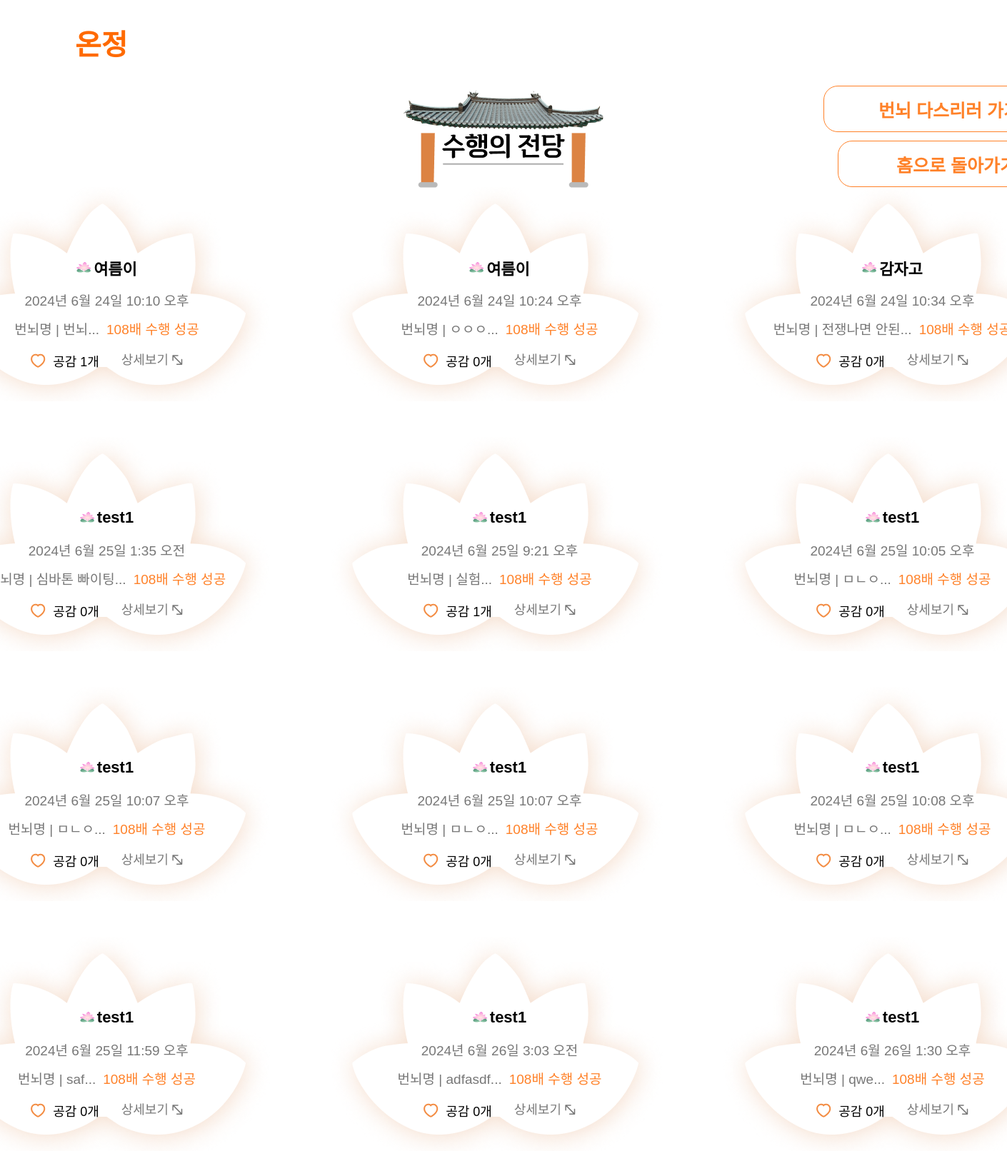
/post/community_108/, run on the app's committed database.
### post/models.py (models this page shows)
class SharedWish(models.Model):
    title = models.CharField(max_length=50)
    user = models.ForeignKey(User, on_delete=models.CASCADE)
    text = models.TextField()
    created_at = models.DateTimeField(auto_now_add=True)
    like = models.ManyToManyField(User, related_name='sharedwish_likes', blank=True)
    like_count = models.IntegerField(default=0)
    num108_count = models.IntegerField(default=0)
    def summary(self):
        return self.title[:7] + "..."

### post/views.py (the view)
# urls.py: path('community_108/', community_108, name="community_108"),
@csrf_exempt
def community_108(request):
    sharedwish = SharedWish.objects.all()
    return render(request, 'post/community_108.html', {'sharedwishes' : sharedwish})

### post/templates/post/community_108.html (shortened to what this page needs)
<!DOCTYPE html>
{% load static %}
<html>
    <head>
            <link rel="stylesheet" type="text/css" href="{% static 'css/main/community_108.css'%}"/>
    </head>
    <body>
        <div class = "screen">
            <div class = "topnav">
                <a class="onjung" href="{% url 'main:mainpage' %}">
                    온정
                </a>
            </div>
            <div class = "frametop">
                <img class="icon-place" alt="안뜸" src="{%static 'images/mainpage_img/img-building.png'%}"/>
                <div class="buttons">
                    <a class="do108-button" href="{% url 'post:start_108' %}">번뇌 다스리러 가기</a>
                    <a class="mainpage-button" href="{% url 'main:mainpage' %}">홈으로 돌아가기</a>
                </div>
            </div>
            <div class="postbox">
                <div style="display: flex; flex-wrap: wrap; gap: 50px;">
                    {% for sharedwish in sharedwishes %}
                    <div class="frame-post">
                        <a href="{% url 'post:detail_108' sharedwish.id%}">
                            <img class="post-background" alt="안뜸" src="{%static 'images/mainpage_img/img-post-background.png'%}"/>
                            <div class="frame-text">
                                <div class="post-username">
                                    <img class="lotus-username" alt="안뜸" src="{%static 'images/mainpage_img/img-lotus-mini.png'%}"/>
                                    <div class="db_username">{{sharedwish.user.username}}</div>
                                </div>
                                <div class="post-time">
                                    <div class="db_time">{{ sharedwish.created_at }}</div>
                                </div>
                                <div class="post-title">
                                    <div class="db_title">번뇌명 | {{ sharedwish.summary }}</div>
                                    <div class="ok108">108배 수행 성공</div>
                                </div>
                                <div class="icons">
                                    <div class = "likes">
                                        <img class="img-like" alt="안뜸" src="{%static 'images/mainpage_img/img-like.png'%}"/>
                                        <div class ="db_like">공감 {{ sharedwish.like_count }}개</div>
                                    </div>
                                    <img class="img-detail" alt="안뜸" src="{%static 'images/mainpage_img/img-detail.png'%}"/>
                                </div>
                            </div>
                        </a>
                    </div>
                    {% endfor %}
                </div>
            </div>
        </div>
    </body>
</html>

### project/static/css/main/community_108.css (style rules this page uses)
body { display: flex; justify-content: center; align-items: center; width: 100vw; height: fit-content; margin: 0; background-image: url('https://ifh.cc/g/7HHHlD.png'); background-position: center; background-repeat: no-repeat; background-size: cover; font-family: 'GamtanRoadDotum', sans-serif; font-weight: bold; }
body { animation: fadein 2s forwards; }
a { text-decoration: none; }
.screen { display: flex; flex-direction: column; justify-content: flex-start; align-items: center; width: 1600px; padding-bottom: 90px; }
.screen .topnav { display: flex; justify-content: flex-start; align-items: center; width : 1200px; height: 120px; }
.screen .onjung { font-size: 40px; font-weight: 600; color: #FF6A00; }
.screen .frametop { display: flex; justify-content: flex-end; align-items: center; width : 1600px; height: 142px; gap: 296.87px; }
.screen .icon-place { width: fit-content; height: fit-content; }
.screen .buttons { width: 350px; height: 142px; display: flex; flex-direction: column; justify-content: flex-start; align-items: flex-end; gap: 12px; }
.screen .do108-button { display: flex; justify-content: center; align-items: center; width: 350px; height: 65px; border-radius: 20px; font-size: 25px; color: #FF8128; border: 1px solid #FF8128; text-decoration: none; cursor: pointer; z-index: 1; }
.screen .mainpage-button { display: flex; justify-content: center; align-items: center; width: 330px; height: 65px; border-radius: 20px; font-size: 25px; color: #FF8128; border: 1px solid #FF8128; text-decoration: none; cursor: pointer; z-index: 1; }
.screen .postbox { display: flex; flex-wrap: wrap; align-items: flex-start; gap: 50px 100px; position: relative; align-self: stretch; width: 1600px; flex: 0 0 auto; }
.screen .frame-post { display: inline-flex; flex-direction: column; justify-content: center; align-items: flex-start; width: 500px; height: 300px; position: relative; flex: 0 0 auto; }
.screen .post-background { width: fit-content; height: fit-content; position: absolute; top: 0; left: 0; }
.screen .frame-text { padding-top: 75px; width: 489px; height: 200px; display: flex; flex-direction: column; justify-content: flex-start; align-items: center; gap: 0px; position: relative; z-index: 1; padding-right:10px; }
.screen .post-username { display: flex; justify-content: center; align-items: center; width: fit-content; height: 50px; color: #000000; }
.screen .lotus-username { width: fit-content; height: fit-content; }
.screen .db_username { width: fit-content; font-size: 22px; font-weight: 800; }
.screen .post-time { display: flex; justify-content: center; align-items: center; width: fit-content; height: 40px; }
.screen .db_time { font-size: 19px; color: #777777; font-weight: 400; }
.screen .post-title { display: flex; justify-content: center; align-items: center; width: fit-content; height: 40px; gap:10px; }
.screen .db_title { font-size: 19px; color: #777777; font-weight: 500; }
.screen .ok108 { font-size: 19px; color:#FF8128; font-weight: 500; }
.screen .icons { width: 200px; height: 50px; width: fit-content; display: flex; justify-content: center; align-items: center; gap: 30px; }
.screen .likes { display: flex; justify-content: center; align-items: center; width: fit-content; height: 40px; gap: 10px; }
.screen .img-like { width: fit-content; height: fit-content; }
.screen .db_like { font-size: 18px; font-weight: 400; color: #000000; }
.screen .img-detail { width: fit-content; height: fit-content; }

### data on the page
SharedWish: user.username "여름이", created_at "2024년 6월 24일 10:10 오후", summary "번뇌...", like_count "1"
SharedWish: user.username "여름이", created_at "2024년 6월 24일 10:24 오후", summary "ㅇㅇㅇ...", like_count "0"
SharedWish: user.username "감자고", created_at "2024년 6월 24일 10:34 오후", summary "전쟁나면 안된...", like_count "0"
SharedWish: user.username "test1", created_at "2024년 6월 25일 1:35 오전", summary "심바톤 빠이팅...", like_count "0"
SharedWish: user.username "test1", created_at "2024년 6월 25일 9:21 오후", summary "실험...", like_count "1"
SharedWish: user.username "test1", created_at "2024년 6월 25일 10:05 오후", summary "ㅁㄴㅇ...", like_count "0"
SharedWish: user.username "test1", created_at "2024년 6월 25일 10:07 오후", summary "ㅁㄴㅇ...", like_count "0"
SharedWish: user.username "test1", created_at "2024년 6월 25일 10:07 오후", summary "ㅁㄴㅇ...", like_count "0"
SharedWish: user.username "test1", created_at "2024년 6월 25일 10:08 오후", summary "ㅁㄴㅇ...", like_count "0"
SharedWish: user.username "test1", created_at "2024년 6월 25일 11:59 오후", summary "saf...", like_count "0"
SharedWish: user.username "test1", created_at "2024년 6월 26일 3:03 오전", summary "adfasdf...", like_count "0"
SharedWish: user.username "test1", created_at "2024년 6월 26일 1:30 오후", summary "qwe...", like_count "0"
